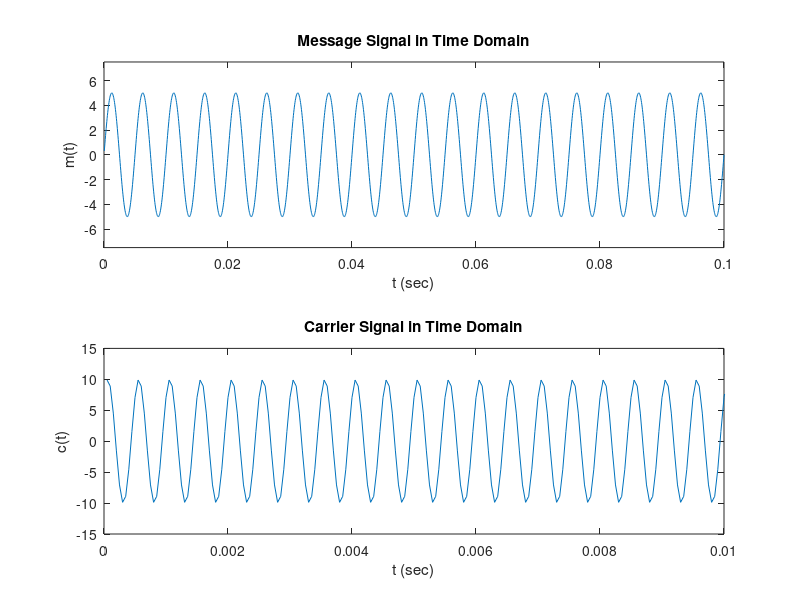

Write MATLAB code to recreate this figure. (Note: this script raises an error after producing the figure.)
clc; 
close all;

%% --------------------------------------- parameter setup --------------------------------------------

Fs = 20000; %Sampling frequency in Hz

Ts = 1/Fs; %Sampling Period

fm = 200; %Message signal frequency in Hz

fc = 2000; %carrier frequency in Hz

nCycles = 20; %cycles of the message signal

Period_message = 1/fm; %Time period to complete one cycle in sec

t = Ts:Ts:nCycles*Period_message; %Timeline

Am = 5; %amplitude of message

Ac = 10; %amplitude of the carrier

%% ------------------------------------Message Signal (passband)---------------------------------------

message_t = Am*sin(2*pi*fm*t); %message signal in time domain - sinusoidal with frequency = fm Hz

%plotting the message signal
figure(1); 
subplot(2,1,1);
plot(t,message_t);
title("Message Signal in Time Domain");
xlabel("t (sec)");
ylabel("m(t)");
ylim([-1.5*Am 1.5*Am]);

%% -----------------------------------------Carrier Signal-------------------------------------------

carrier_t_I = (Ac/sqrt(2))*cos(2*pi*fc*t); %I component of carrier signal in time domain - sinusoidal with frequency = fc Hz
carrier_t_Q = Ac*sin(2*pi*fc*t)/sqrt(2); %Q component of in time domain - sinusoidal with frequency = fc Hz

carrier_t = carrier_t_I + carrier_t_Q;

%plotting the carrier wave
subplot(2,1,2);
plot(t,carrier_t);
title("Carrier Signal in Time Domain");
xlabel("t (sec)");
ylabel("c(t)");
ylim([-1.5*Ac 1.5*Ac]);
xlim([0 20/fc]);

%% ------------------------------------------Modulation----------------------------------------------

SSB_SC_t = modulate(message_t,carrier_t_I,carrier_t_Q); %Modulated signal in time domain
SSV_SC_f = Ts*fftshift(fft(SSB_SC_t,8192)); %Modulated signal in frequency domain 

Len_SSB_f = length(SSV_SC_f); %length of the DFT of conventional AM modulated signal in frequency domain

% Generating Frequency line
f = -Len_SSB_f/2 : 1 : Len_SSB_f/2 - 1; %iterating f from -len/2 to +len/2

f = Fs*f/Len_SSB_f; %converting each term of f into frequency as for the 'k'th term f = Fs.k/N 

%plotting Modulated signal in Time and Frequency domain
figure(2);

% time domain plotting
subplot(2,1,1);
plot(t,SSB_SC_t);
title("Modulated Signal in Time Domain");
xlabel("t (sec)");
ylabel("Ucam(t)");
ylim([-1.5*Ac*Am 1.5*Ac*Am]);
xlim([0 10/fm]);

% frequency domain plotting
subplot(2,1,2);
plot(f,abs(SSV_SC_f));
title("Modulated Signal in Frequency Domain");
xlabel("f (Hz)");
ylabel("Ucam(f)");
xlim([-1.5*fc 1.5*fc]);

%% -----------------------------------------Demodulation----------------------------------------

recvd_message_t = demodulate(SSB_SC_t, carrier_t_I, fc, Fs);

%converting demodulated message into frequency domain
recvd_message_f = fftshift(fft(recvd_message_t,8192))/Fs; 

Len_SSB_f = length(recvd_message_f);  %length of the DFT of conventional AM modulated signal in frequency domain

f = -Len_SSB_f/2 : 1 : Len_SSB_f/2 - 1; %iterating f from -len/2 to +len/2 

f = Fs*f/Len_SSB_f; %converting each term of f into frequency as for the 'k'th term f = Fs.k/N 

%plotting demodulated signal in Time and Frequency domain
figure(3);

% time domain plotting
subplot(2,1,1);
plot(t,recvd_message_t);
title("Demodulated Signal in Time Domain");
ylim([-1.5*Am 1.5*Am]);

% frequency domain plotting
subplot(2,1,2);
plot(f,abs(recvd_message_f));
xlim([-1000 1000]);
title("Demodulated Signal in frequency Domain");

%% ------------------------------------------Functions------------------------------------------

function SSB_SC_t = modulate(message_t , carrier_t_I , carrier_t_Q)

    %taking hilbert transform of message signal 
    hilbert_message = imag(hilbert(message_t)); %considering only imaginary part as we want pi/2 shifted version of m(t)
    
    SSB_SC_t = message_t.*carrier_t_I + hilbert_message.*carrier_t_Q; %SSB-SC AM Modulating technique for LSB

end 

function recvd_message_t = demodulate(SSB_SC_t, carrier_t_I, fc, Fs)

    %Step 1 - Multiplication with I-Component of Carrier wave
    envelope = SSB_SC_t.*(carrier_t_I);
    
    %Step 2 - Lowpass filtering
    [a,b] = butter(10,fc*1.2/Fs/2); %lowpass butterworth filter with order 10 and cutoff fc*1.2
    envelope = filter(a,b,envelope);%filtering the envelope with the above created butterworth filter
    
    %Step 3 - Algebraically obtaining the message
    recvd_message_t = 2*envelope/(min(carrier_t_I)*min(carrier_t_I)); %dividing the message signal with the square of carrier Amplitude
    
end